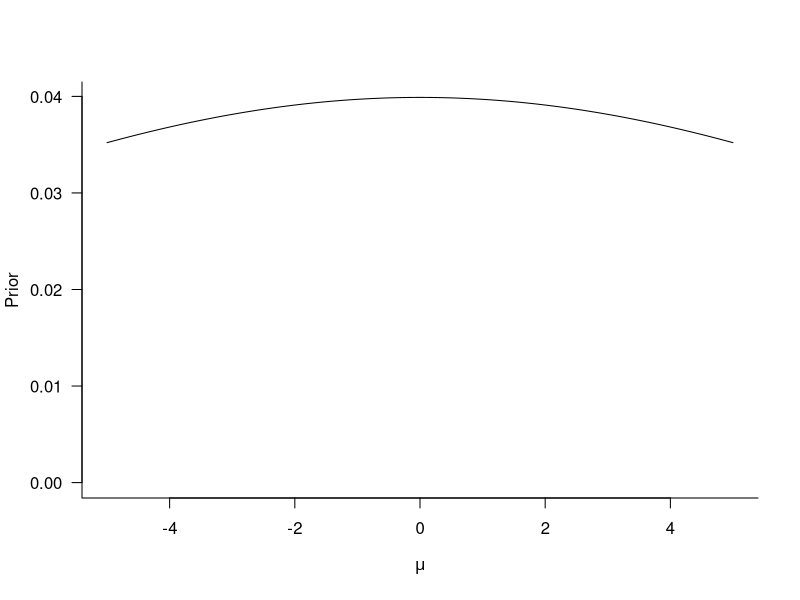
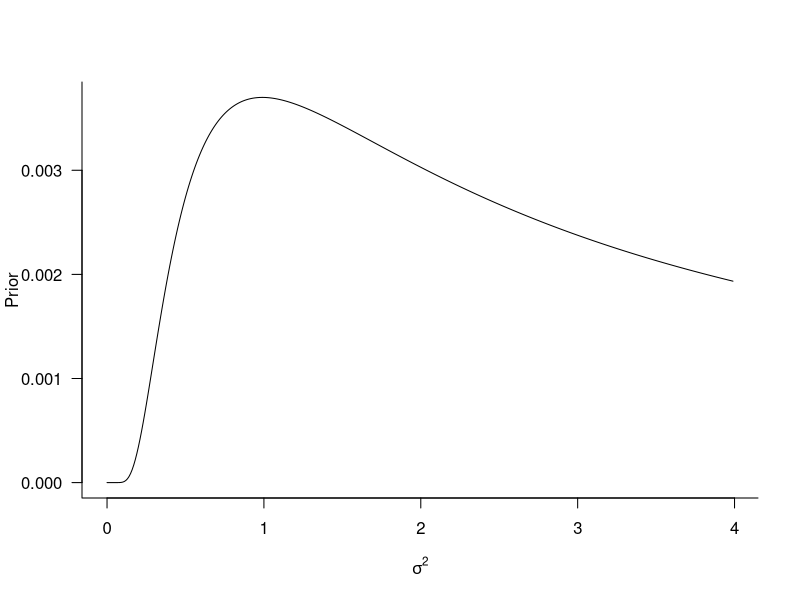
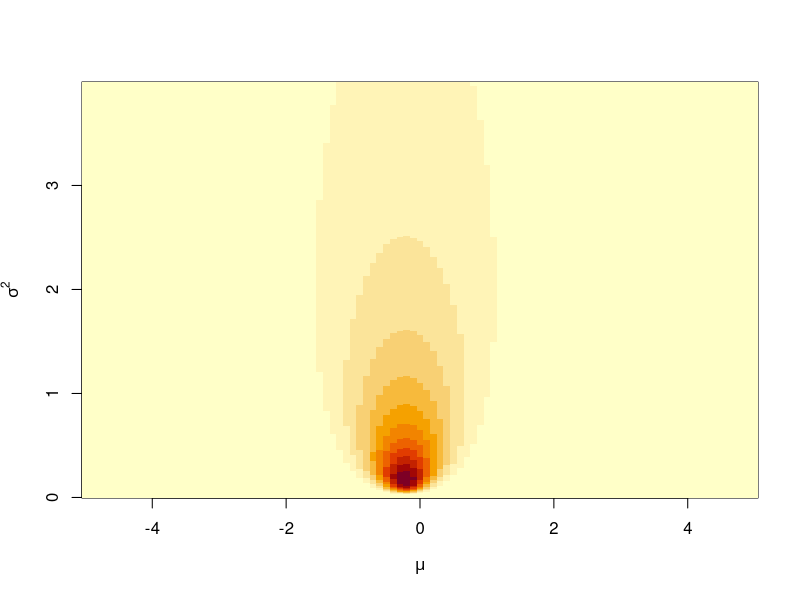
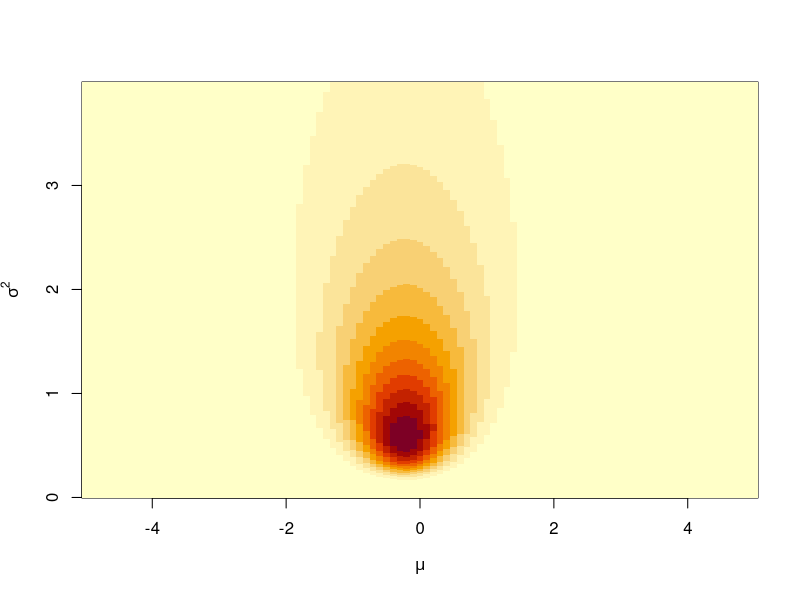
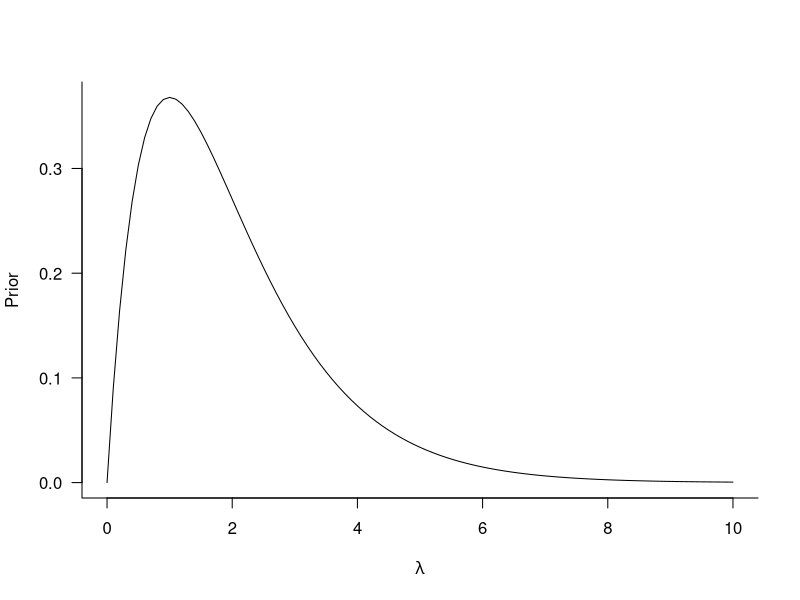
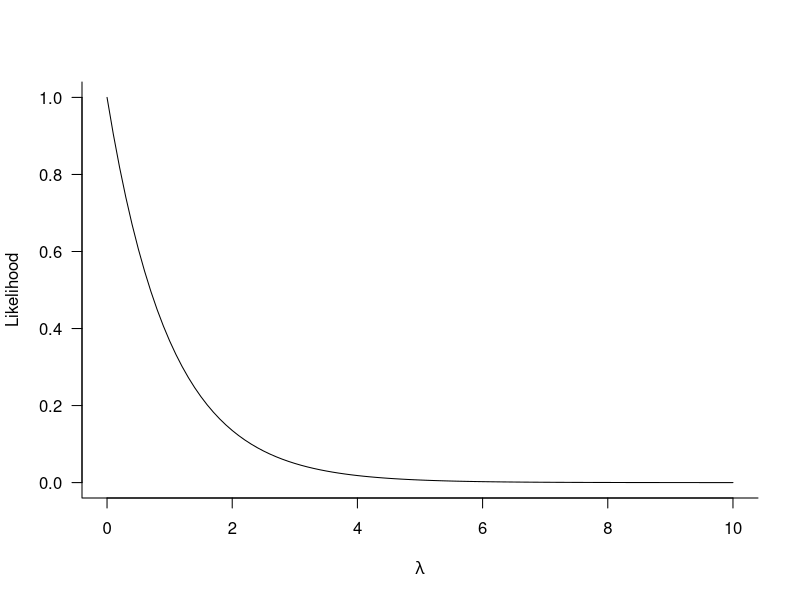
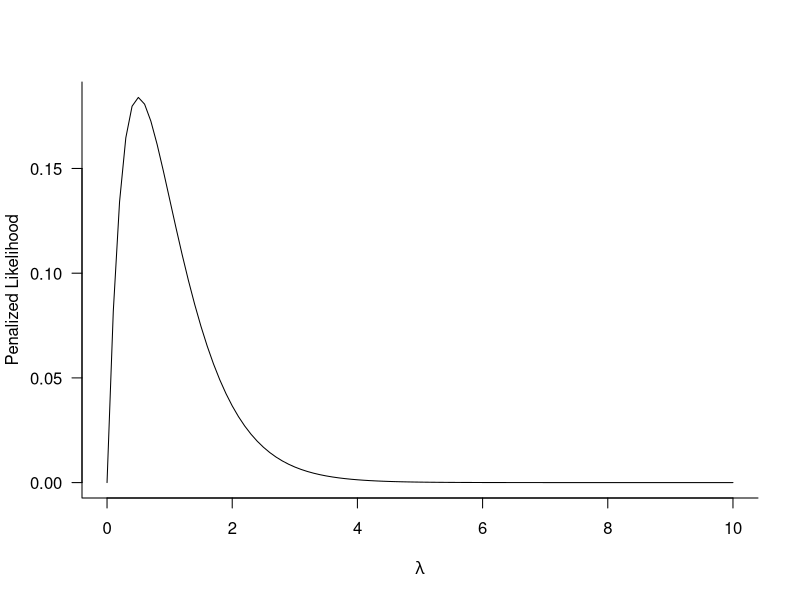

Reproduce these figures in R, in order.
# Script: Bayesian_Small_n.R
# Description: This script demonstrates Bayesian inference for small sample sizes 
# using normal and Poisson likelihoods with priors.

# Load necessary library
library(MCMCpack)

# Flag to control PDF generation
generate_pdf <- TRUE  # Set to TRUE to save plots

# Define prior distributions
prior.mu <- function(mu) {
  return(dnorm(mu, mean = 0, sd = 10))
}

prior.s2 <- function(s2) {
  return(dinvgamma(s2, shape = 0.01))
}

# Define likelihood function for normal distribution
likel <- function(y, mean, s2) {
  return(prod(dnorm(y, mean = mean, sd = sqrt(s2))))
}

# Define parameter grids
mu <- seq(-5, 5, by = 0.1)
N.mu <- length(mu)
s2 <- seq(0.00001, 4, by = 0.01)
N.s2 <- length(s2)

# Plot 1: Prior distribution for mu
if (generate_pdf) pdf("plots/plot.bayes.small.n-1.pdf", width = 4, height = 4)
plot(mu, prior.mu(mu), type = "l", ylim = c(0, max(prior.mu(mu))), 
     ylab = "Prior", xlab = expression(mu), las = 1, bty = "l")
if (generate_pdf) dev.off()

# Plot 2: Prior distribution for sigma^2
if (generate_pdf) pdf("plots/plot.bayes.small.n-2.pdf", width = 4, height = 4)
plot(s2, prior.s2(s2), type = "l", ylim = c(0, max(prior.s2(s2))), 
     ylab = "Prior", xlab = expression(sigma^2), las = 1, bty = "l")
if (generate_pdf) dev.off()

# Generate synthetic data
set.seed(1)
Y <- rnorm(2)
y <- Y  # Use the full dataset

# Compute likelihood and posterior
Z.l <- matrix(NA, N.mu, N.s2)
Z.lp <- matrix(NA, N.mu, N.s2)

for (i1 in 1:N.mu) {
  for (i2 in 1:N.s2) {
    likelihood <- likel(y, mean = mu[i1], s2 = s2[i2])
    Z.l[i1, i2] <- likelihood
    Z.lp[i1, i2] <- likelihood * prior.mu(mu[i1]) * prior.s2(s2[i2])
  }
}

# Function to generate density plots
plot_density <- function(data, filename) {
  if (generate_pdf) pdf(paste0("plots/", filename), width = 4, height = 4)
  image(mu, s2, data, ylab = expression(sigma^2), xlab = expression(mu))
  if (generate_pdf) dev.off()
}

# Plot 3: Likelihood function
plot_density(Z.l, "plot.bayes.small.n-3.pdf")

# Plot 4: Posterior distribution
plot_density(Z.lp, "plot.bayes.small.n-4.pdf")

# Second example: Poisson likelihood
n <- 1
y <- 0
lambda <- seq(0, 10, by = 0.1)

# Define Poisson likelihood function
likel_pois <- function(y, n, lambda) {
  return(dpois(y, lambda = n * lambda))
}

# Define prior for lambda
prior.lambda <- function(lambda) {
  return(dgamma(lambda, shape = 2, rate = 1))
}

# Compute likelihood and posterior
z.l <- sapply(lambda, function(l) likel_pois(y, n, l))
z.lp <- z.l * prior.lambda(lambda)

# Plot 5: Prior for lambda
if (generate_pdf) pdf("plots/plot.bayes.small.n-5.pdf", width = 4, height = 4)
plot(lambda, prior.lambda(lambda), type = "l", xlab = expression(lambda), ylab = "Prior", las = 1, bty = "l")
if (generate_pdf) dev.off()

# Plot 6: Poisson likelihood
if (generate_pdf) pdf("plots/plot.bayes.small.n-6.pdf", width = 4, height = 4)
plot(lambda, z.l, type = "l", xlab = expression(lambda), ylab = "Likelihood", las = 1, bty = "l")
if (generate_pdf) dev.off()

# Plot 7: Penalized likelihood (Posterior)
if (generate_pdf) pdf("plots/plot.bayes.small.n-7.pdf", width = 4, height = 4)
plot(lambda, z.lp, type = "l", xlab = expression(lambda), ylab = "Penalized Likelihood", las = 1, bty = "l")
if (generate_pdf) dev.off()
